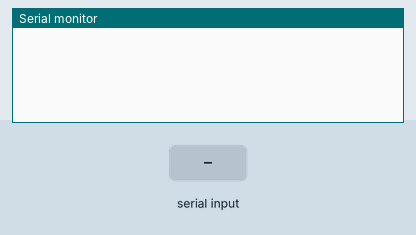
A sketch run on a simulated Arduino Uno, built with avr-gcc and run on an emulated ATmega328P. Shown: the last lines printed to the serial monitor. The test bench sets the inputs (shaded band).

Above: at 18.0 s.
18.1 s: "1" received over the second serial link
At 21.5 s:
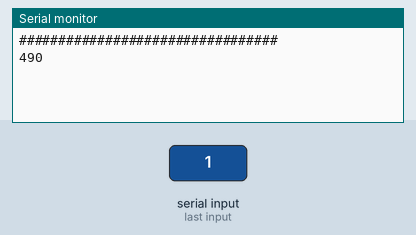
28.1 s: "0" received over the second serial link
At 32.6 s:
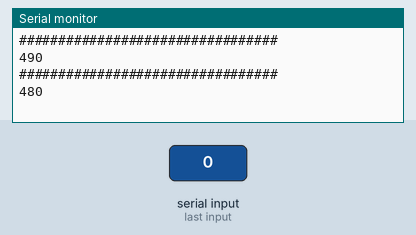
38.1 s: "2" received over the second serial link
At 43.7 s:
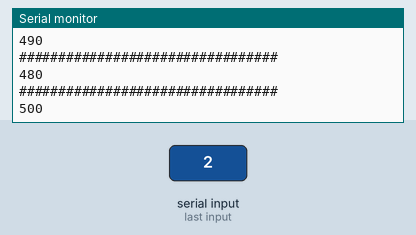

The sketch:

Arduino_test.ino
```cpp
#include <AltSoftSerial.h>

AltSoftSerial remoteSerial;

byte position1[7] = {2, 0, 0, 0, 180, 0, 90};
byte position2[7] = {2, 0, 60, 0, 180, 0, 180};
byte position3[7] = {2, 0, 60, 0, 150, 1, 90};
byte position4[7] = {2, 0, 30, 0, 150, 0, 180};
byte position5[7] = {2, 0, 30, 0, 60, 0, 180};

byte slot1[9] = {3, 0, 1, 1, 20, 30, 1, 20, 57};
byte slot2[9] = {3, 0, 2, 0, 5, 200, 0, 32, 200};
byte slot3[9] = {3, 1, 3, 0, 50, 120, 0, 50, 93};

byte status1[2] = {4, 1};
byte status2[2];

int pos = 1;
boolean flag = true;

void setup() {
  remoteSerial.begin(9600);
  Serial.begin(9600);
}

void loop() {
  if (remoteSerial.available()) {
    remoteSerial.readBytes(status2, 2);

    Serial.println("#################################");
    Serial.print((String)status2[0] + (String)status2[1]);
    Serial.println();
  }
  //Serial.println(pos);

  delay(10000);
  switch (pos) {
    case 1:
      remoteSerial.write(position1, 7);
      break;
    case 2:
      remoteSerial.write(position2, 7);
      break;
    case 3:
      remoteSerial.write(position3, 7);
      break;
    case 4:
      remoteSerial.write(position4, 7);
      break;
    case 5:
      remoteSerial.write(position5, 7);
      break;
    case 6:
      remoteSerial.write(slot1, 9);
      break;
    case 7:
      remoteSerial.write(slot2, 9);
      break;
    case 8:
      remoteSerial.write(slot3, 9);
      break;
    case 9:
      remoteSerial.write(status1, 2);
      break;
    default:
      break;
  }
  pos++;
}
```

Measured:
- after the input at 18.1 s, the serial monitor: prints a new line after 2.9 s (image 1)
- after the input at 28.1 s, the serial monitor: prints a new line after 3.9 s (image 2)
- after the input at 38.1 s, the serial monitor: prints a new line after 4.9 s (image 3)
